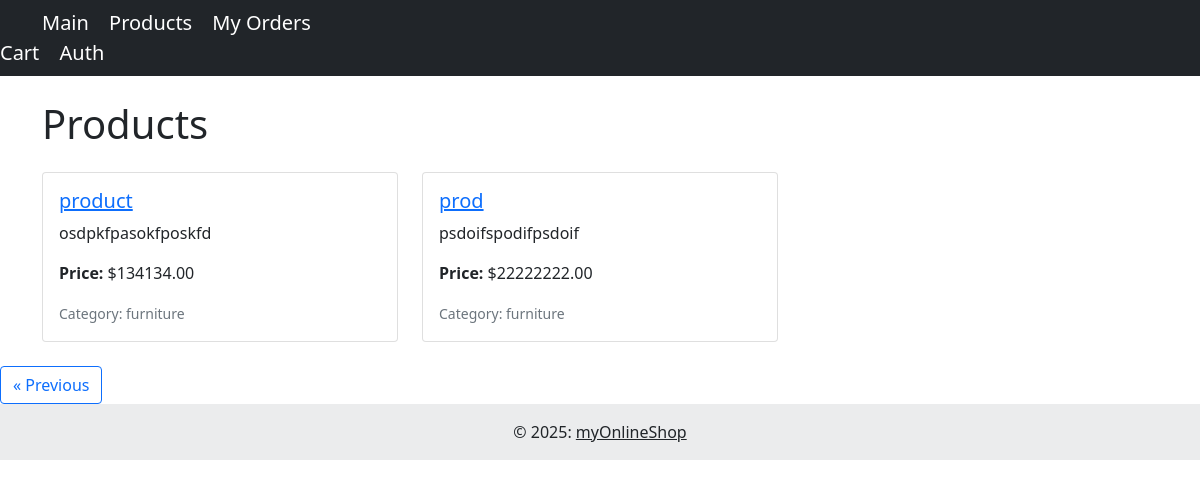
/products?page=3, run on the app's committed database.
### tables this page shows
CREATE TABLE `products`
(
    `id`          int(11)        NOT NULL,
    `name`        varchar(30) DEFAULT NULL,
    `category_id` int(11)        NOT NULL,
    `description` text           NOT NULL,
    `price`       decimal(11, 2) NOT NULL
);

CREATE TABLE `categories`
(
    `id`       int(11)     NOT NULL,
    `category` varchar(40) NOT NULL
);

### config/Database.php (called while the page is built, shortened)
<?php
class Database
{
    private static ?mysqli $instance = null;
    public static function db_connect(): mysqli
    {
        if (self::$instance === null) {
            $host = getenv('DB_HOST') ?: '127.0.0.1';
            $user = getenv('DB_USER') ?: 'root';
            $pass = getenv('DB_PASS') ?: '';
            $name = getenv('DB_NAME') ?: 'shop';
            $port = getenv('DB_PORT') ?: 3306;
            self::$instance = new mysqli($host, $user, $pass, $name, $port);
            self::$instance->set_charset("utf8");
        }
        return self::$instance;
    }
    public static function db_fetch_all(string $query, array $params = []): array
    {
        $stmt = self::$instance->prepare($query);
        if (!$stmt->execute()) {
            die("Failed to execute query: " . $stmt->error);
        }
        $stmt_result = $stmt->get_result();
        $result = $stmt_result->fetch_all(MYSQLI_ASSOC);
        return $result;
    }
}

### app/pages/products.php (the view, shortened to what this page needs)
<?php
include_once(__DIR__ . "/../templates/index_header.php");
$page = $_GET['page'] ?? 0;
$offset = $page * 9;
$products = Database::db_fetch_all("SELECT * FROM products LIMIT 9 OFFSET $offset");
$categories = Database::db_fetch_all("SELECT * FROM categories");
?>
    <div class="container mt-4">
        <h1 class="mb-4">Products</h1>
        <div class="row row-cols-1 row-cols-md-3 g-4">
            <?php foreach ($products as $product): ?>
                <div class="col">
                    <div class="card h-100">
                        <div class="card-body d-flex flex-column">
                            <h5 class="card-title">
                                <a href="/product?product_id=<?php echo urlencode($product['id']); ?>">
                                    <?php echo htmlspecialchars($product['name']); ?>
                                </a>
                            </h5>
                            <p class="card-text flex-grow-1"><?php echo htmlspecialchars($product['description']); ?></p>
                            <p class="card-text"><strong>Price: </strong>$<?php echo htmlspecialchars($product['price']); ?></p>
                            <p class="card-text"><small class="text-muted">Category: <?php echo htmlspecialchars($categories[$product['category_id'] - 1]["category"]); ?></small></p>
                        </div>
                    </div>
                </div>
            <?php endforeach; ?>
        </div>
    </div>
<?php
$current_page = isset($_GET['page']) ? (int)$_GET['page'] : 0;
?>
    <div class="mt-4 d-flex justify-content-between">
        <?php if ($current_page > 0): ?>
            <a href="?page=<?php echo $current_page - 1; ?>" class="btn btn-outline-primary">&laquo; Previous</a>
        <?php else: ?>
            <span></span>
        <?php endif; ?>
    </div>
<?php
include_once(__DIR__ . "/../templates/index_footer.php");

### data on the page
products: name "product", description "osdpkfpasokfposkfd", price "134134.00", category.category "furniture"
products: name "prod", description "psdoifspodifpsdoif", price "22222222.00", category.category "furniture"
